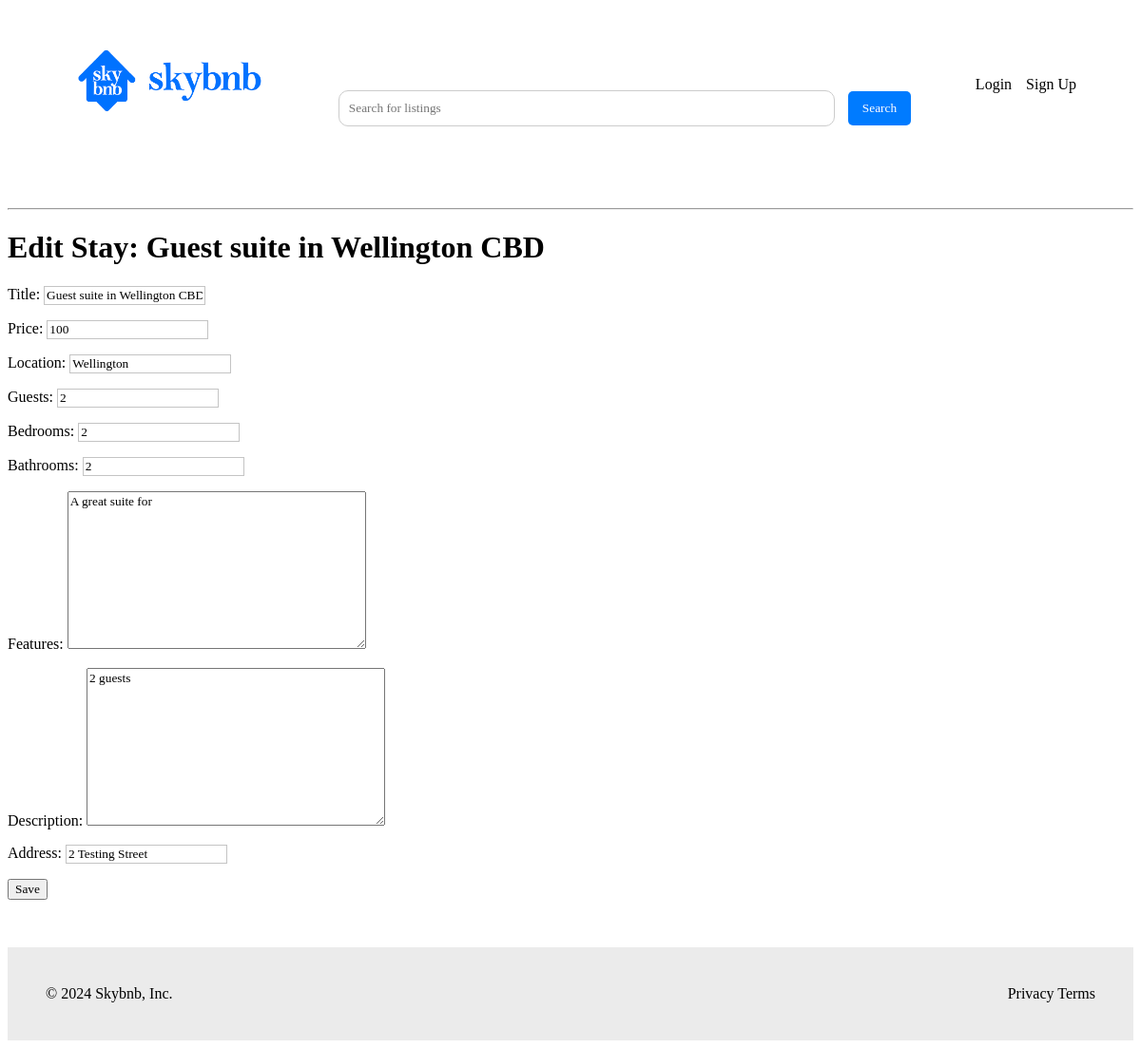
Page /stays/2/edit/ on the committed database.
### stays/models.py (models this page shows, shortened)
class Stay(models.Model):
    title = models.CharField(max_length=255)
    price = models.IntegerField()
    location = models.CharField(max_length=255)
    host = models.ForeignKey(Host, on_delete=models.PROTECT, related_name='host')
    guests = models.IntegerField()
    bedrooms = models.IntegerField()
    bathrooms = models.IntegerField()
    features = models.TextField(max_length=510)
    description = models.TextField(max_length=510)
    address = models.CharField(max_length=255)

### stays/views.py (the view)
# urls.py: path('stays/<int:pk>/edit/', StayUpdateView.as_view(), name='stay_edit'),
class StayUpdateView(UpdateView):
    model = Stay
    fields = ['title', 'price', 'location', 'guests', 'bedrooms', 'bathrooms', 'features', 'description', 'address']
    template_name = 'stays/stay_form.html'
    success_url = '/'

### stays/templates/stays/stay_form.html (shortened to what this page needs)
{% extends 'base.html' %}
{% block content %}
    <div class="container">
        <h1>
            {% if form.instance.pk %}
                Edit Stay: {{ form.instance.title }}
            {% else %}
                Add a New stay
            {% endif %}
        </h1>
        <form method="post">
            {{ form.as_p }}
            <button type="submit">Save</button>
        </form>
    </div>
{% endblock %}

### static/css/base.css (style rules this page uses)
* { font-family:Cambria, Cochin, Georgia, Times, 'Times New Roman', serif; }
input { border : 1px solid rgb(196, 196, 196); }

### rows in the picture
Stay: instance "Guest suite in Wellington CBD", title "Guest suite in Wellington CBD", price "100", location "Wellington", guests "2", bedrooms "2", bathrooms "2", features "A great suite for", description "2 guests", address "2 Testing Street"
